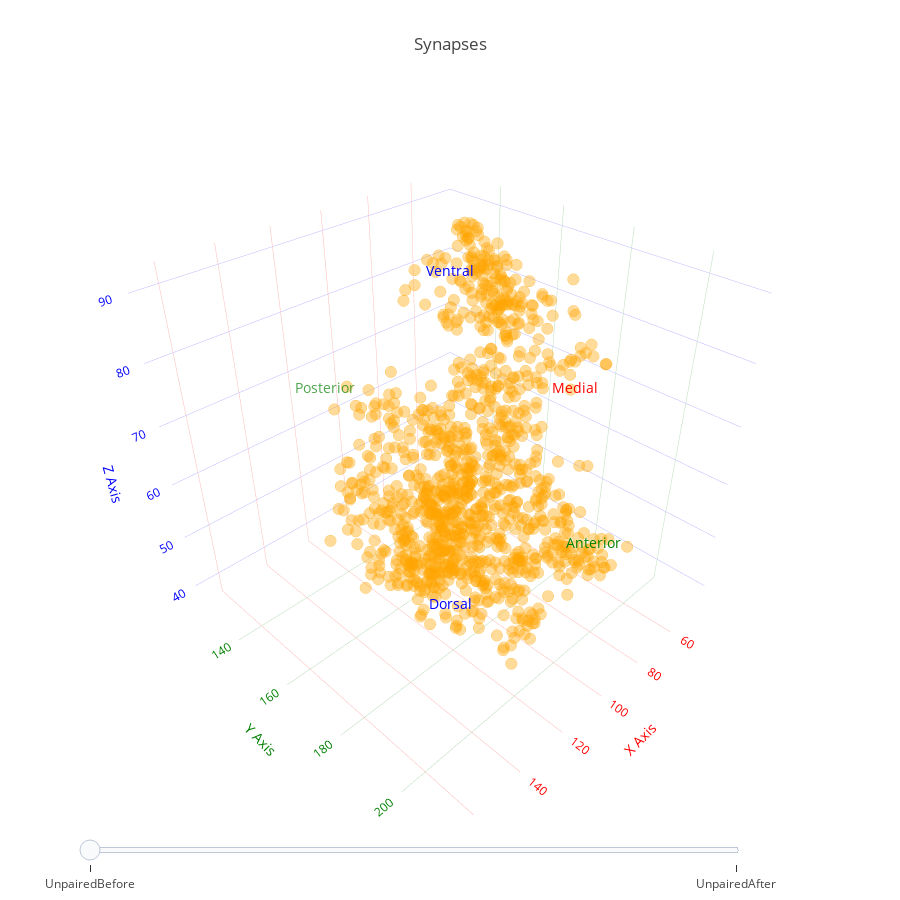

Notebook code for this chart:
### Markdown cell above
<H1> Plot sets of synapses...

### Code cell
# Get all radii for a specific study

plot_radius = 4

# Pick which studies we want to plot....


# All studies...
#s_list = [v[plot_study] for k,v in pairs.items() ]

# Just the learners
#s_list = [ v for k,v in syn_pairs[plot_radius].items() if v['Type'] == 'learner']

# Just the learners that have alignment
s_list = [ v for k,v in syn_pairs[plot_radius].items() if v['Study'] in aligned and v['Type'] == 'learner']

# Just the studies in the list of names....
s_list = [ v for k,v in syn_pairs[plot_radius].items() if v['Study'] in ['SynStdR5Y']]
#          ['SynStd6483', 'SynStd7943', 'SynStd7949', 'SynStdR5Y']]
  

# Pick which traces you would like displayed

tracelist =['AlignedPairedBefore','AlignedPairedAfter']
tracelist = ['PairedBefore','PairedAfter','UnpairedBefore','UnpairedAfter']
tracelist = ['UnpairedBefore','UnpairedAfter']
print('Plotting {0} studies'.format(len(s_list)))

#Pick the slider mode...

slidermode = 'Study'
slidermode = 'Trace'
#slidermode = False

#plot_synapses(s_list, tracelist, slidermode, 'auto') 
plot_synapses(s_list, tracelist, slidermode)

### Figure 1 — Plotly figure (JSON) as saved in the notebook; plotly's stock layout.template omitted (floating-point values rounded to 4 significant figures; data arrays with more than 128 entries replaced by an {"elided": "..."} marker saying what was removed)
{"data": [{"marker": {"color": "#ffa500", "line": {"color": "#ffa500", "width": 0.5}, "opacity": 0.4, "size": 4}, "mode": "markers", "name": "UnpairedBefore SynStdR5Y", "type": "scatter3d", "visible": true, "x": {"elided": "1102 float values"}, "y": {"elided": "1102 float values"}, "z": {"elided": "1102 float values"}}, {"marker": {"color": "#1dc3e2", "line": {"color": "#1dc3e2", "width": 0.5}, "opacity": 0.4, "size": 4}, "mode": "markers", "name": "UnpairedAfter SynStdR5Y", "type": "scatter3d", "visible": false, "x": [58.01, 57.65, 47.94, 46.68, 40.55, 59.07, 58.02, 62.37, 101.5, 93.94, 95.9, 91.52, 92.87, 93.68, 102.0, 96.74, 97.62, 101.4, 98.87, 94.8, 101.5, 83.74, 97.65, 98.6, 98.22, 95.59, 111.0, 125.1, 119.4, 110.1, 104.1, 104.2, 107.4, 106.7, 108.9, 105.6, 105.4, 103.1, 103.3, 102.9, 106.6, 107.9, 103.1], "y": [155.3, 157.2, 147.0, 135.2, 134.2, 174.7, 170.2, 174.7, 150.5, 179.2, 178.0, 171.5, 180.4, 192.7, 203.9, 192.4, 197.7, 196.8, 198.2, 195.0, 199.6, 188.7, 197.9, 197.6, 202.6, 202.9, 181.3, 184.5, 173.2, 188.9, 205.9, 201.7, 202.2, 208.3, 205.3, 200.4, 204.3, 182.6, 199.0, 203.3, 201.1, 203.4, 194.7], "z": [67.8, 68.12, 71.75, 76.14, 76.76, 80.35, 82.88, 82.87, 46.29, 40.97, 41.48, 44.37, 64.52, 66.5, 67.19, 67.82, 71.26, 71.83, 73.69, 76.87, 76.94, 77.51, 77.67, 79.31, 81.12, 82.22, 57.52, 59.9, 64.92, 70.83, 78.0, 78.56, 79.05, 78.81, 80.2, 81.06, 80.91, 82.02, 81.83, 82.06, 82.67, 82.64, 83.18]}], "layout": {"height": 900, "legend": {"x": 0.9, "xanchor": "right"}, "scene": {"annotations": [{"font": {"color": "red", "size": 14}, "showarrow": false, "text": "Medial", "x": 40.55, "y": 168.2, "z": 64.5}, {"font": {"color": "red", "size": 14}, "showarrow": false, "text": "Lateral", "x": 169.6, "y": 168.2, "z": 64.5}, {"font": {"color": "green", "size": 14}, "opacity": 0.7, "showarrow": false, "text": "Posterior", "x": 105.1, "y": 122.1, "z": 64.5}, {"font": {"color": "green", "size": 14}, "showarrow": false, "text": "Anterior", "x": 105.1, "y": 209.3, "z": 64.5}, {"font": {"color": "blue", "size": 14}, "showarrow": false, "text": "Dorsal", "x": 105.1, "y": 168.2, "z": 36}, {"font": {"color": "blue", "size": 14}, "showarrow": false, "text": "Ventral", "x": 105.1, "y": 168.2, "z": 93}], "aspectmode": "cube", "dragmode": "turntable", "xaxis": {"color": "red", "range": [40.55, 169.6], "title": "X Axis"}, "yaxis": {"color": "green", "range": [122.1, 214.3], "title": "Y Axis"}, "zaxis": {"color": "blue", "range": [36, 93], "title": "Z Axis"}}, "sliders": [{"active": 0, "currentvalue": {"visible": false}, "len": 0.9, "steps": [{"args": ["visible", [true, false]], "label": "UnpairedBefore", "method": "restyle"}, {"args": ["visible", [false, true]], "label": "UnpairedAfter", "method": "restyle"}]}], "title": "Synapses"}}
